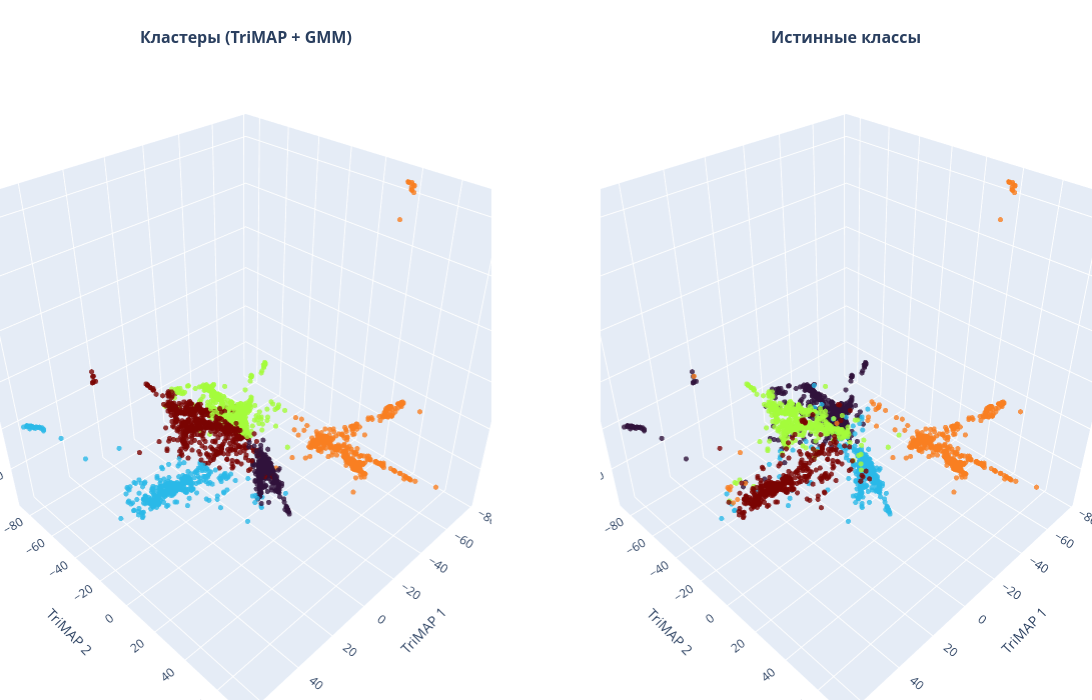

Notebook source saved alongside this figure:
### Code cell
# визуализация (MinMaxScaler, 3 компоненты)
# TriMAP GMM

import plotly.graph_objects as go
from plotly.subplots import make_subplots
import numpy as np
import pacmap
from sklearn.cluster import KMeans

def plot_minmax_best_3D(X_data, y_true, class_names):

    dr_model = trimap.TRIMAP(n_dims=3, n_inliers=10, n_outliers=5)
    X_3d = dr_model.fit_transform(X_data)
    
    gmm = GaussianMixture(n_components=5, random_state=random_state)
    labels = gmm.fit_predict(X_3d) # кластеризация
    
    # вывод текста при наведении мыши
    if class_names is None:
        class_names = [f"Class {i}" for i in np.unique(y_true)]
    true_labels_text = [class_names[i] for i in y_true]
    pred_labels_text = [f"Кластер {i}" for i in labels]
    
    # графики
    fig = make_subplots(
        rows=1, cols=2,
        specs=[[{'type': 'scene'}, {'type': 'scene'}]],
        subplot_titles=(f"<b>Кластеры (TriMAP + GMM)</b>", 
                        "<b>Истинные классы</b>")
    )
    
    # левый
    fig.add_trace(
        go.Scatter3d(
            x=X_3d[:, 0], y=X_3d[:, 1], z=X_3d[:, 2],
            mode='markers',
            marker=dict(size=3, color=labels, colorscale='Turbo', opacity=0.8),
            text=pred_labels_text, hoverinfo='text', name='Кластеры', showlegend=False
        ), row=1, col=1
    )
    
    # правый
    fig.add_trace(
        go.Scatter3d(
            x=X_3d[:, 0], y=X_3d[:, 1], z=X_3d[:, 2],
            mode='markers',
            marker=dict(size=3, color=y_true, colorscale='Turbo', opacity=0.8),
            text=true_labels_text, hoverinfo='text', name='Истинные', showlegend=False
        ), row=1, col=2
    )
    
  
    scene_settings = dict(
        xaxis_title="TriMAP 1", 
        yaxis_title="TriMAP 2", 
        zaxis_title="TriMAP 3",
        bgcolor="rgba(240, 240, 240, 0.9)", 
        aspectmode='cube'
    )
    
    fig.update_layout(
        width=1200, height=700, 
        scene1=scene_settings, scene2=scene_settings,
        margin=dict(l=0, r=0, b=0, t=50), 
        paper_bgcolor='white'
    )
    fig.show()

real_class_names = ["business", "entertainment", "politics", "sport", "tech"]
plot_minmax_best_3D(X_minmax, y_true, real_class_names)

### Figure 1 — Plotly figure (JSON) as saved in the notebook; plotly's stock layout.template omitted (floating-point values rounded to 4 significant figures; data arrays with more than 128 entries replaced by an {"elided": "..."} marker saying what was removed)
{"data": [{"hoverinfo": "text", "marker": {"color": {"elided": "2225 int values"}, "colorscale": [[0, "#30123b"], [0.07143, "#4145ab"], [0.1429, "#4675ed"], [0.2143, "#39a2fc"], [0.2857, "#1bcfd4"], [0.3571, "#24eca6"], [0.4286, "#61fc6c"], [0.5, "#a4fc3b"], [0.5714, "#d1e834"], [0.6429, "#f3c63a"], [0.7143, "#fe9b2d"], [0.7857, "#f36315"], [0.8571, "#d93806"], [0.9286, "#b11901"], [1, "#7a0402"]], "opacity": 0.8, "size": 3}, "mode": "markers", "name": "Кластеры", "scene": "scene", "showlegend": false, "text": {"elided": "2225 str values"}, "type": "scatter3d", "x": {"elided": "2225 float values"}, "y": {"elided": "2225 float values"}, "z": {"elided": "2225 float values"}}, {"hoverinfo": "text", "marker": {"color": {"elided": "2225 int values"}, "colorscale": [[0, "#30123b"], [0.07143, "#4145ab"], [0.1429, "#4675ed"], [0.2143, "#39a2fc"], [0.2857, "#1bcfd4"], [0.3571, "#24eca6"], [0.4286, "#61fc6c"], [0.5, "#a4fc3b"], [0.5714, "#d1e834"], [0.6429, "#f3c63a"], [0.7143, "#fe9b2d"], [0.7857, "#f36315"], [0.8571, "#d93806"], [0.9286, "#b11901"], [1, "#7a0402"]], "opacity": 0.8, "size": 3}, "mode": "markers", "name": "Истинные", "scene": "scene2", "showlegend": false, "text": {"elided": "2225 str values"}, "type": "scatter3d", "x": {"elided": "2225 float values"}, "y": {"elided": "2225 float values"}, "z": {"elided": "2225 float values"}}], "layout": {"annotations": [{"font": {"size": 16}, "showarrow": false, "text": "<b>Кластеры (TriMAP + GMM)</b>", "x": 0.225, "xanchor": "center", "xref": "paper", "y": 1, "yanchor": "bottom", "yref": "paper"}, {"font": {"size": 16}, "showarrow": false, "text": "<b>Истинные классы</b>", "x": 0.775, "xanchor": "center", "xref": "paper", "y": 1, "yanchor": "bottom", "yref": "paper"}], "height": 700, "margin": {"b": 0, "l": 0, "r": 0, "t": 50}, "paper_bgcolor": "white", "scene": {"aspectmode": "cube", "bgcolor": "rgba(240, 240, 240, 0.9)", "domain": {"x": [0, 0.45], "y": [0, 1]}, "xaxis": {"title": {"text": "TriMAP 1"}}, "yaxis": {"title": {"text": "TriMAP 2"}}, "zaxis": {"title": {"text": "TriMAP 3"}}}, "scene2": {"aspectmode": "cube", "bgcolor": "rgba(240, 240, 240, 0.9)", "domain": {"x": [0.55, 1], "y": [0, 1]}, "xaxis": {"title": {"text": "TriMAP 1"}}, "yaxis": {"title": {"text": "TriMAP 2"}}, "zaxis": {"title": {"text": "TriMAP 3"}}}, "width": 1200}}
